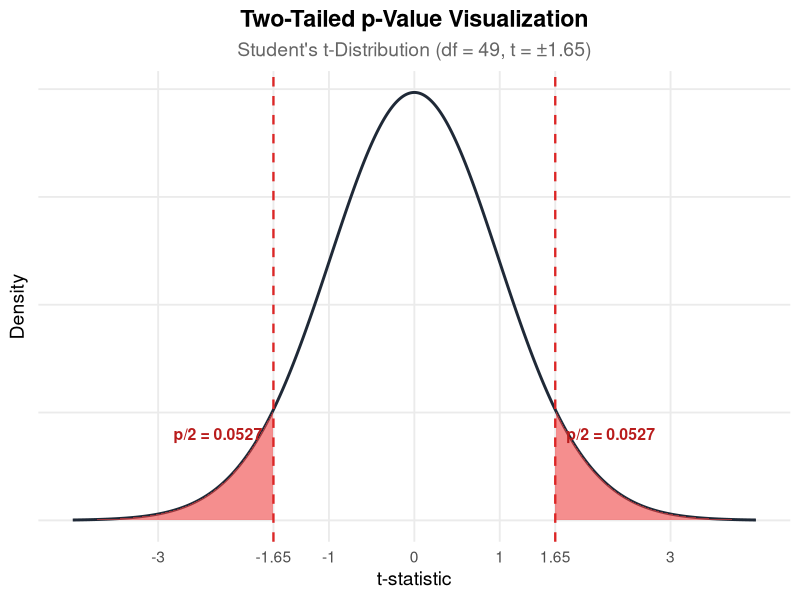
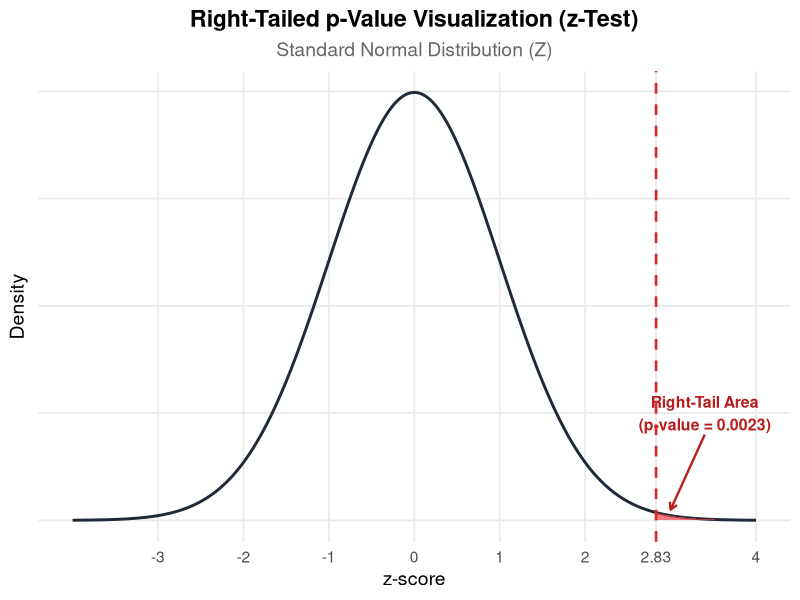

Reproduce these figures in R, in order.
## ---- chunk 1
#| message: false
#| warning: false
library(ggplot2)

# Parameters
df_val <- 49
t_stat <- 1.65
p_val_two_tail <- 2 * (1 - pt(t_stat, df = df_val)) # ~ 0.1053

# Generate curve data
x <- seq(-4, 4, length.out = 1000)
df_plot <- data.frame(
  x = x,
  y = dt(x, df = df_val)
)

ggplot(df_plot, aes(x = x, y = y)) +
  # Curve
  geom_line(color = "#1F2937", size = 1) +
  
  # Right tail shading (t >= 1.65)
  geom_area(
    data = subset(df_plot, x >= t_stat),
    fill = "#EF4444", alpha = 0.6
  ) +
  
  # Left tail shading (t <= -1.65)
  geom_area(
    data = subset(df_plot, x <= -t_stat),
    fill = "#EF4444", alpha = 0.6
  ) +
  
  # Vertical test statistic lines
  geom_vline(xintercept = c(-t_stat, t_stat), linetype = "dashed", color = "#DC2626", size = 0.8) +
  
  # Annotations for tails
  annotate("text", x = 2.3, y = 0.08, 
           label = paste0("p/2 = ", round(p_val_two_tail / 2, 4)), 
           color = "#B91C1C", fontface = "bold", size = 4) +
  annotate("text", x = -2.3, y = 0.08, 
           label = paste0("p/2 = ", round(p_val_two_tail / 2, 4)), 
           color = "#B91C1C", fontface = "bold", size = 4) +
  
  # Custom x-axis breaks
  scale_x_continuous(
    breaks = c(-3, -t_stat, -1, 0, 1, t_stat, 3),
    labels = c("-3", "-1.65", "-1", "0", "1", "1.65", "3")
  ) +
  
  # Title and Axis Labels
  labs(
    title = "Two-Tailed p-Value Visualization",
    subtitle = paste0("Student's t-Distribution (df = ", df_val, ", t = ±", t_stat, ")"),
    x = "t-statistic",
    y = "Density"
  ) +
  theme_minimal(base_size = 14) +
  theme(
    plot.title = element_text(face = "bold", hjust = 0.5),
    plot.subtitle = element_text(hjust = 0.5, color = "gray40"),
    panel.grid.minor = element_blank(),
    axis.text.y = element_blank(),
    axis.ticks.y = element_blank()
  )
## ---- chunk 2
#| message: false
#| warning: false
library(ggplot2)

# Parameters
z_stat <- 2.83
p_value <- 1 - pnorm(z_stat) # ~ 0.0023

# Generate standard normal curve data
x <- seq(-4, 4, length.out = 1000)
df_plot <- data.frame(
  x = x,
  y = dnorm(x)
)

ggplot(df_plot, aes(x = x, y = y)) +
  # Standard normal curve
  geom_line(color = "#1F2937", size = 1) +
  
  # Right tail shading (z >= 2.83)
  geom_area(
    data = subset(df_plot, x >= z_stat),
    fill = "#EF4444", alpha = 0.7
  ) +
  
  # Vertical line for test statistic
  geom_vline(xintercept = z_stat, linetype = "dashed", color = "#DC2626", size = 0.9) +
  
  # Pointer arrow & annotation for the shaded right tail
  annotate("segment", x = 3.4, xend = 3.0, y = 0.08, yend = 0.01,
           arrow = arrow(length = unit(0.2, "cm")), color = "#B91C1C", size = 0.8) +
  annotate("text", x = 3.4, y = 0.10, 
           label = paste0("Right-Tail Area\n(p-value = ", round(p_value, 4), ")"), 
           color = "#B91C1C", fontface = "bold", size = 4) +
  
  # Custom x-axis breaks
  scale_x_continuous(
    breaks = c(-3, -2, -1, 0, 1, 2, z_stat, 4),
    labels = c("-3", "-2", "-1", "0", "1", "2", "2.83", "4")
  ) +
  
  # Titles & Labels
  labs(
    title = "Right-Tailed p-Value Visualization (z-Test)",
    subtitle = "Standard Normal Distribution (Z)",
    x = "z-score",
    y = "Density"
  ) +
  theme_minimal(base_size = 14) +
  theme(
    plot.title = element_text(face = "bold", hjust = 0.5),
    plot.subtitle = element_text(hjust = 0.5, color = "gray40"),
    panel.grid.minor = element_blank(),
    axis.text.y = element_blank(),
    axis.ticks.y = element_blank()
  )
